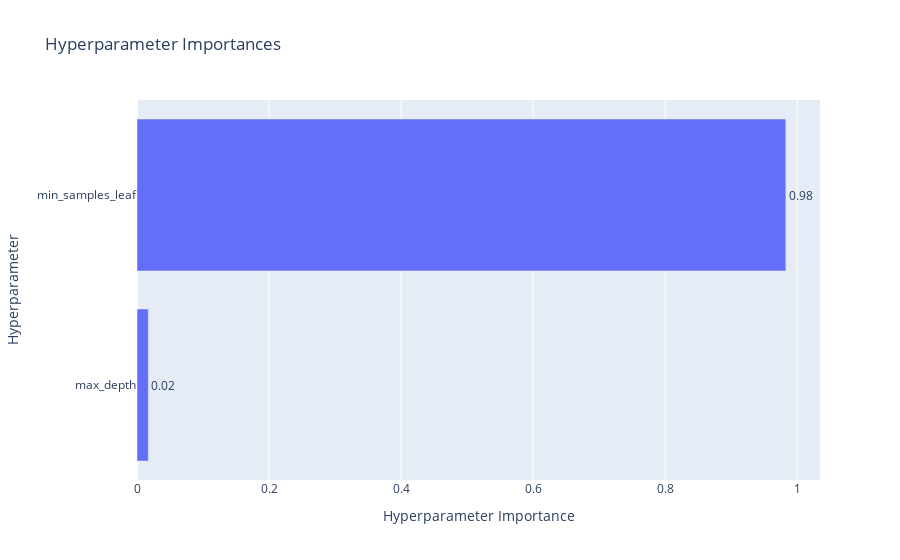

Here is the notebook cell this chart was saved with:
### Code cell
optuna.visualization.plot_param_importances(study)

### Figure 1 — Plotly figure (JSON) as saved in the notebook; plotly's stock layout.template omitted (floating-point values rounded to 4 significant figures)
{"data": [{"cliponaxis": false, "hovertemplate": ["max_depth (IntDistribution): 0.017141713989502497<extra></extra>", "min_samples_leaf (IntDistribution): 0.9828582860104975<extra></extra>"], "name": "Objective Value", "orientation": "h", "text": ["0.02", "0.98"], "textposition": "outside", "type": "bar", "x": [0.01714, 0.9829], "y": ["max_depth", "min_samples_leaf"]}], "layout": {"title": {"text": "Hyperparameter Importances"}, "xaxis": {"title": {"text": "Hyperparameter Importance"}}, "yaxis": {"title": {"text": "Hyperparameter"}}}}
